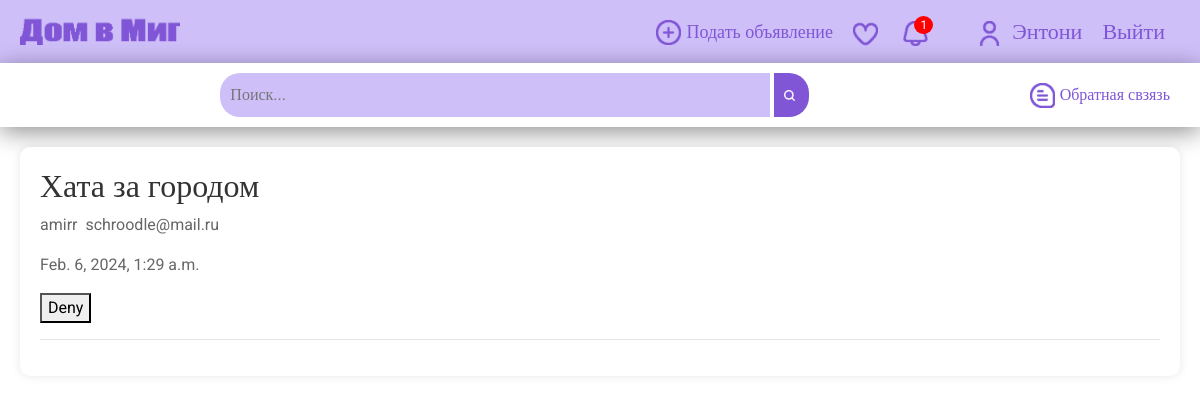
The page /user_account/3/contracts (signed in) on the database its author committed.
### app/models.py (models this page shows, shortened)
class LeaseContract(models.Model):
    start_date = models.DateTimeField()
    end_date = models.DateTimeField()
    property = models.ForeignKey(RealEstate, on_delete=models.CASCADE, related_name='lease_contracts', null=True)
    owner = models.ForeignKey(User, on_delete=models.CASCADE, related_name='owned_contracts', null=True)
    tenant = models.ForeignKey(User, on_delete=models.CASCADE, related_name='leased_contracts', null=True)
    applied = models.BooleanField(default=False)

class RealEstate(models.Model):
    title = models.CharField(max_length=255)
    property_type = models.CharField(max_length=255)
    area = models.FloatField()
    num_rooms = models.IntegerField(null=True)
    bath_rooms = models.IntegerField(null=True)
    bed_rooms = models.IntegerField(null=True)
    address = models.CharField(max_length=255)
    district_location = models.CharField(max_length=255)
    rent_cost = models.FloatField()
    rent_type = models.IntegerField()  # 1 - hour, 2 - day, 3 - month
    description = models.TextField()
    photos = models.ManyToManyField(Photo, blank=True, related_name="real_estate")
    creation_date = models.DateTimeField(auto_now_add=True)
    update_date = models.DateTimeField(auto_now=True)
    views = models.IntegerField(default=0)
    liked = models.IntegerField(default=0)
    owner = models.ForeignKey(User, on_delete=models.CASCADE)
    owner_number = models.CharField(max_length=255, null=True)
    whatsapp = models.BooleanField(null=True)
    telegram = models.CharField(max_length=255, null=True, blank=True)
    class Meta:
        ordering = ["-update_date"]

### app/views.py (the view, shortened to what this page needs)
# urls.py: path('user_account/<int:user_id>/contracts', views.user_account_contracts.as_view(), name='user_account_contracts'),
class user_account_contracts(LoginRequiredMixin, ListView):
    model = LeaseContract
    login_url = reverse_lazy('login')
    template_name = "user_account_contracts.html"
    context_object_name = 'posts'
    paginate_by = 3
    def get_queryset(self):
        get_user = get_object_or_404(User, id=self.kwargs.get('user_id'))
        return LeaseContract.objects.filter(applied=True).filter(owner=get_user)
    def get_context_data(self, **kwargs: Any) -> dict[str, Any]:
        context = super().get_context_data(**kwargs)
        notifications_num = 0
        email_passed = True
        if self.request.user.is_authenticated:
            notifications_num = Notifications.objects.filter(user=self.request.user).count()
            if Mailling.objects.filter(user=self.request.user).exists():
                email_passed = True
            else:
                email_passed = False
        context['notifications_num'] = notifications_num
        context['email_passed'] = email_passed
        return context

### app/templates/user_account_contracts.html (shortened to what this page needs)
{% extends 'base.html' %}
{% load static %}
{% block css %}
    <link rel = 'stylesheet' href = "{% static 'css/search.css' %}">
{% endblock %}
{% block content %}
{% for i in posts %}
<div class="section-results-container">
            <h2>{{i.property.title}}</h2>
            <p>{{i.tenant.username}}&nbsp {{i.tenant.email}}</p>
            <p>{{i.start_date}}</p>
            <form id="deny-form" action="{% url 'user_account_contracts' user_id=i.owner.pk %}" method="post">
                <button type="submit">Deny</button>
            </form>
            <hr>
        {% endfor%}
</div>
{% endblock %}

### app/templates/base.html (shortened to what this page needs)
{% load static %}
<!DOCTYPE html>
<html lang="en">
<head>
    <link rel = 'stylesheet' href = "{% static 'css/base.css' %}">
    <link rel = 'stylesheet' href = "https://maxcdn.bootstrapcdn.com/bootstrap/4.1.1/css/bootstrap.min.css">
    <link rel="stylesheet" href="https://cdnjs.cloudflare.com/ajax/libs/font-awesome/5.15.1/css/all.min.css">
    {% block css%}{% endblock %}
</head>
<body>
    <header class="header">
        <div class="content">
            <div class="logo-contain">
                <div class="logo">
                    <a href="{% url "home" %}"><img alt="logo" src="{% static "images/logo.png" %}"></a>
                </div>
            </div>
            <div class="right-section">
                <div class="create">
                    <a href="{% url "landlord_add_property" %}"><img alt="create" src="{% static "images/add.png" %}">Подать объявление</a>
                </div>
                <div class="favorite">
                    <a href="{% url "favorites" %}"><img alt="fav" src="{% static "images/fav.png" %}"></a>
                </div>
                <div class="notif">
                    <a href="{% url "notifications" %}">
                        <img alt="notf" src="{% static "images/bell.png" %}">
                            {% if notifications_num > 0 %}
                                <span class="notification-count" id="notificationCount">
                                {{ notifications_num }}
                                </span>
                            {% endif %}
                    </a>
                </div>
                <a><img alt="account" src="{% static "images/user.png" %}"></a>
                <div class="account">
                    {% if request.user.is_authenticated %}
                        <a href="{% url 'user_account' user_id=user.pk %}" class="text-nav">{{ user.first_name }}</a>
                        <a href="{% url 'logout' %}" class="text-nav">Выйти</a>
                    {% else %}
                        <a href="{% url 'signup' %}" class="text-nav">Регистрация</a>
                        <a href="{% url 'login' %}" class="text-nav">Войти</a>
                    {% endif %}
                </div>
            </div>
        </div>
    </header>
    <div class="bot-head">
        <div class="content">
            <div class="search-container">
                <form action="{% url 'search_results' %}" method="get">
                    <input type="text" name="title" id="search-input" placeholder="Поиск...">
                    <button type="submit" id="search-button"><img src="{% static "images/find.png" %}"></button>
                </form>
            </div>
            <div class="right-items">
                <div class="feedback">
                    <a href="{% url "contact" %}"><img alt="feedback" src="{% static "images/chat.png" %}">  Обратная свзязь</a>
                </div>
            </div>
        </div>
    </div>
    <main>
        {% block content %}{% endblock %}
    </main>
</body>
</html>

### app/static/css/base.css (style rules this page uses)
body { font-family: 'Roboto' !important; font-size: 20px; margin: 0; background-color: #fff; opacity: 0; animation: fadeIn 0.3s ease-in-out forwards; }
.header { background-color: #cebff9; padding: 10px 20px; font-size: 22px; transition: background-color 0.3s ease-in-out; }
.logo-contain img { width: 160px; height: auto; }
.notification-count { position: relative; top: -10px; right: 24px; background-color: red; color: #fff; padding: 2px 6px; border-radius: 50%; font-size: 12px; }
.text-nav { text-align: center; margin: 0; padding: 5px; color: #fff; }
.create { font-size: 18px; }
.content { display: flex; justify-content: space-between; }
.right-section { display: flex; align-items: center; }
.right-section img { max-width: 25px; height: auto; margin-left: 20px; margin-right: 5px; }
.content a { text-decoration: none; color: #8055d6; }
.account { display: flex; justify-content: center; }
.account a { margin-right: 10px; }
.bot-head { background-color: #fff; color: #8055d6; padding: 10px 20px; box-shadow: 0 5px 25px rgba(0, 0, 0, 0.438); }
.search-container { display: flex; align-items: center; margin: 0 auto; }
.search-container img { max-width: 15px; padding-right: 4px; height: auto; }
#search-input { flex: 1; padding: 10px; width: 550px; border: none; border-color: #8055d6; border-radius: 20px 0 0 20px; font-size: 16px; background-color: #cebff9; color: #8055d6; }
#search-button { background-color: #8055d6; color: #fff; border: none; border-radius: 0 20px 20px 0; padding: 10px; cursor: pointer; font-size: 16px; }
.right-items { display: flex; align-items: center; justify-content: center; }
.right-items a { display: flex; align-items: center; margin-right: 10px; margin-left: 20px; }
.right-items a img { max-width: 25px; height: auto; margin-right: 5px; }

### app/static/css/search.css (style rules this page uses)
.section-results-container { background-color: #fff; border-radius: 10px; box-shadow: 0 0 10px rgba(0, 0, 0, 0.1); margin: 20px; padding: 20px; }
.section-results-container h2 { color: #333; }
.section-results-container p { color: #666; }

### rows shown on the page
LeaseContract: property "Хата за городом", tenant.username "amirr", tenant.email "schroodle@mail.ru", start_date "Feb. 6, 2024, 1:29 a.m."

### other values the page prints
{{ notifications_num }} "1"
{{ user.first_name }} "Энтони"
